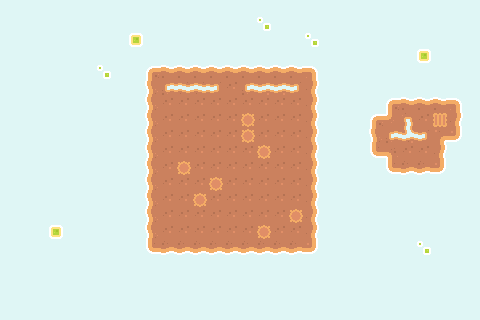

This game map was drawn from its Tiled (.tmx) file and the tilesets committed beside it. A one-line description and the trimmed map source follow:
An orthogonal 30x20 tile map with 16x16 px tiles, 1 tile layer (background) and 74 objects (73x Cell, exit).

<map version="1.10" tiledversion="1.11.0" orientation="orthogonal" renderorder="right-down" width="30" height="20" tilewidth="16" tileheight="16" infinite="0" nextlayerid="5" nextobjectid="204">
 <properties>
  <property name="excalibur" type="bool" value="true" />
  <property name="target-score" type="int" value="50" />
 </properties>
 <tileset firstgid="1" source="kenney-pixel-shmup.tsx" />
 <layer id="2" name="background" width="30" height="20">
  <properties>
   <property name="excalibur" type="bool" value="true" />
  </properties>
  <data>[600 cells, 600 non-empty, 23 distinct tile ids]</data>
 </layer>
 <objectgroup id="3" name="obje">
  <properties>
   <property name="excalibur" type="bool" value="true" />
  </properties>
  <object id="1" name="player_start" type="Cell" x="224" y="224" width="16" height="16">
   <properties>
    <property name="excalibur" type="bool" value="true" />
   </properties>
  </object>
  <object id="2" name="enemy" type="Cell" x="208" y="224" width="16" height="16">
   <properties>
    <property name="excalibur" type="bool" value="true" />
   </properties>
  </object>
  <object id="132" name="exit" x="224" y="80" width="16" height="16" />
  <object id="133" name="enemy" type="Cell" x="192" y="224" width="16" height="16">
   <properties>
    <property name="excalibur" type="bool" value="true" />
   </properties>
  </object>
  <object id="134" name="enemy" type="Cell" x="176" y="224" width="16" height="16">
   <properties>
    <property name="excalibur" type="bool" value="true" />
   </properties>
  </object>
  <object id="135" name="enemy" type="Cell" x="160" y="224" width="16" height="16">
   <properties>
    <property name="excalibur" type="bool" value="true" />
   </properties>
  </object>
  <object id="136" name="enemy" type="Cell" x="160" y="208" width="16" height="16">
   <properties>
    <property name="excalibur" type="bool" value="true" />
   </properties>
  </object>
  <object id="137" name="enemy" type="Cell" x="176" y="208" width="16" height="16">
   <properties>
    <property name="excalibur" type="bool" value="true" />
   </properties>
  </object>
  <object id="138" name="enemy" type="Cell" x="192" y="208" width="16" height="16">
   <properties>
    <property name="excalibur" type="bool" value="true" />
   </properties>
  </object>
  <object id="139" name="enemy" type="Cell" x="208" y="208" width="16" height="16">
   <properties>
    <property name="excalibur" type="bool" value="true" />
   </properties>
  </object>
  <object id="140" name="enemy" type="Cell" x="224" y="208" width="16" height="16">
   <properties>
    <property name="excalibur" type="bool" value="true" />
   </properties>
  </object>
  <object id="141" name="enemy" type="Cell" x="240" y="208" width="16" height="16">
   <properties>
    <property name="excalibur" type="bool" value="true" />
   </properties>
  </object>
  <object id="142" name="enemy" type="Cell" x="240" y="224" width="16" height="16">
   <properties>
    <property name="excalibur" type="bool" value="true" />
   </properties>
  </object>
  <object id="143" name="enemy" type="Cell" x="256" y="208" width="16" height="16">
   <properties>
    <property name="excalibur" type="bool" value="true" />
   </properties>
  </object>
  <object id="144" name="enemy" type="Cell" x="272" y="208" width="16" height="16">
   <properties>
    <property name="excalibur" type="bool" value="true" />
   </properties>
  </object>
  <object id="145" name="enemy" type="Cell" x="272" y="224" width="16" height="16">
   <properties>
    <property name="excalibur" type="bool" value="true" />
   </properties>
  </object>
  <object id="146" name="enemy" type="Cell" x="288" y="224" width="16" height="16">
   <properties>
    <property name="excalibur" type="bool" value="true" />
   </properties>
  </object>
  <object id="147" name="enemy" type="Cell" x="288" y="192" width="16" height="16">
   <properties>
    <property name="excalibur" type="bool" value="true" />
   </properties>
  </object>
  <object id="148" name="enemy" type="Cell" x="272" y="192" width="16" height="16">
   <properties>
    <property name="excalibur" type="bool" value="true" />
   </properties>
  </object>
  <object id="149" name="enemy" type="Cell" x="256" y="192" width="16" height="16">
   <properties>
    <property name="excalibur" type="bool" value="true" />
   </properties>
  </object>
  <object id="150" name="enemy" type="Cell" x="240" y="192" width="16" height="16">
   <properties>
    <property name="excalibur" type="bool" value="true" />
   </properties>
  </object>
  <object id="151" name="enemy" type="Cell" x="224" y="192" width="16" height="16">
   <properties>
    <property name="excalibur" type="bool" value="true" />
   </properties>
  </object>
  <object id="152" name="enemy" type="Cell" x="208" y="192" width="16" height="16">
   <properties>
    <property name="excalibur" type="bool" value="true" />
   </properties>
  </object>
  <object id="153" name="enemy" type="Cell" x="176" y="192" width="16" height="16">
   <properties>
    <property name="excalibur" type="bool" value="true" />
   </properties>
  </object>
  <object id="154" name="enemy" type="Cell" x="160" y="192" width="16" height="16">
   <properties>
    <property name="excalibur" type="bool" value="true" />
   </properties>
  </object>
  <object id="155" name="enemy" type="Cell" x="160" y="176" width="16" height="16">
   <properties>
    <property name="excalibur" type="bool" value="true" />
   </properties>
  </object>
  <object id="156" name="enemy" type="Cell" x="176" y="176" width="16" height="16">
   <properties>
    <property name="excalibur" type="bool" value="true" />
   </properties>
  </object>
  <object id="157" name="enemy" type="Cell" x="192" y="176" width="16" height="16">
   <properties>
    <property name="excalibur" type="bool" value="true" />
   </properties>
  </object>
  <object id="158" name="enemy" type="Cell" x="224" y="176" width="16" height="16">
   <properties>
    <property name="excalibur" type="bool" value="true" />
   </properties>
  </object>
  <object id="159" name="enemy" type="Cell" x="240" y="176" width="16" height="16">
   <properties>
    <property name="excalibur" type="bool" value="true" />
   </properties>
  </object>
  <object id="160" name="enemy" type="Cell" x="256" y="176" width="16" height="16">
   <properties>
    <property name="excalibur" type="bool" value="true" />
   </properties>
  </object>
  <object id="161" name="enemy" type="Cell" x="272" y="176" width="16" height="16">
   <properties>
    <property name="excalibur" type="bool" value="true" />
   </properties>
  </object>
  <object id="162" name="enemy" type="Cell" x="288" y="176" width="16" height="16">
   <properties>
    <property name="excalibur" type="bool" value="true" />
   </properties>
  </object>
  <object id="163" name="enemy" type="Cell" x="288" y="160" width="16" height="16">
   <properties>
    <property name="excalibur" type="bool" value="true" />
   </properties>
  </object>
  <object id="164" name="enemy" type="Cell" x="272" y="160" width="16" height="16">
   <properties>
    <property name="excalibur" type="bool" value="true" />
   </properties>
  </object>
  <object id="165" name="enemy" type="Cell" x="256" y="160" width="16" height="16">
   <properties>
    <property name="excalibur" type="bool" value="true" />
   </properties>
  </object>
  <object id="166" name="enemy" type="Cell" x="240" y="160" width="16" height="16">
   <properties>
    <property name="excalibur" type="bool" value="true" />
   </properties>
  </object>
  <object id="167" name="enemy" type="Cell" x="224" y="160" width="16" height="16">
   <properties>
    <property name="excalibur" type="bool" value="true" />
   </properties>
  </object>
  </objectgroup>
</map>
<!-- 36 of 74 objects omitted -->